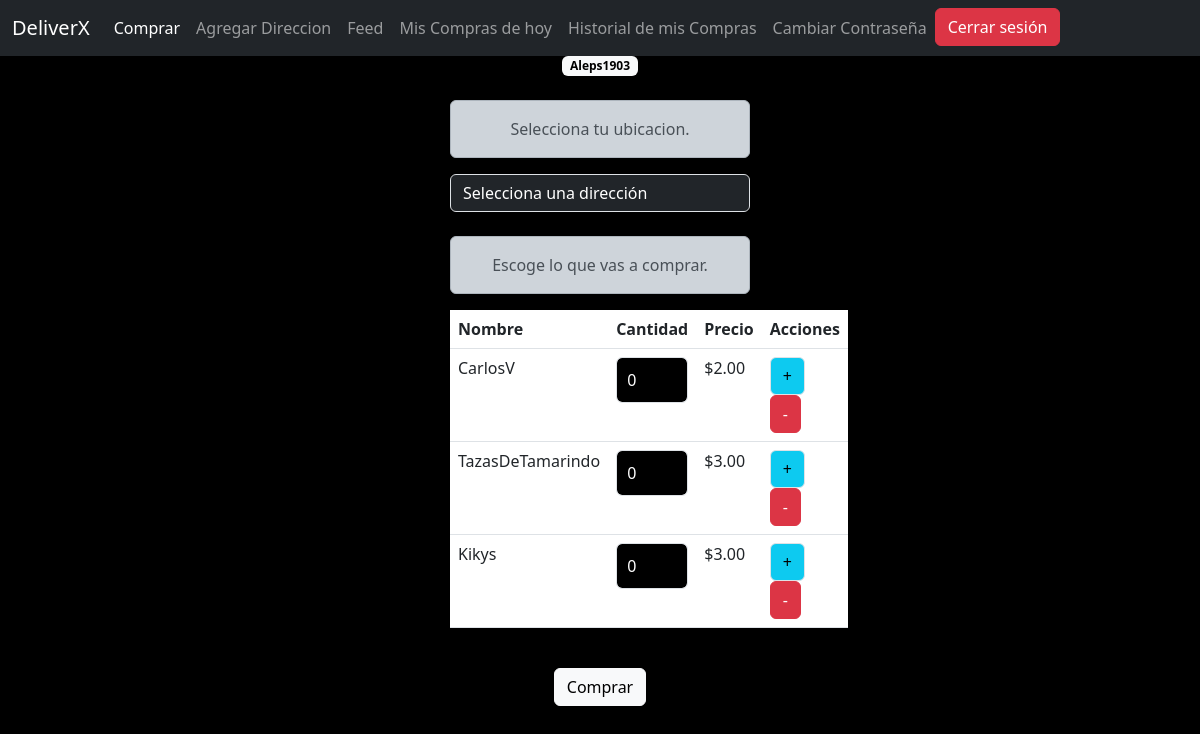
/order.php (signed in), run on the app's committed database.
### tables this page shows
CREATE TABLE `dulces` (
  `id` int(11) NOT NULL,
  `nombre` varchar(255) NOT NULL,
  `precio` decimal(5,2) NOT NULL
);

### order.php (the view, shortened to what this page needs)
<?php include "templates/navbar_usuario.php"?>
<!DOCTYPE html>
<html lang="es">
<head>
</head>
<body style="background-color: black; color: white;" id="contenido">
    <div style="background-color: black; color: white;" class="">
    <form class="web" action="carrito.php" method="post" style="background-color: black; color: white;" class="form-control" onsubmit="return confirm('¿Estás seguro(a) de que deseas realizar la compra?')">
    <div style="background-color: black; color: white;" id="session">
<span class="badge text-bg-light"><?php echo $_SESSION["username"]; ?></span><br>
<br>
</div>
<div  class="alert alert-dark  fade show" role="alert">Selecciona tu ubicacion.
</div>
  <?php
echo '<select class="form-control text-bg-dark" name="direccion" id="direccion" required>';
echo '<option value="">Selecciona una dirección</option>';
echo '</select>';
  ?>
<br>
<div class="alert alert-dark  fade show" role="alert">Escoge lo que vas a comprar.
</div>
<?php
    $conn = mysqli_connect('sql301.epizy.com', 'epiz_33513806', '0NKvTvgI7w', 'epiz_33513806_deliverx');
    $query = "SELECT * FROM dulces";
    $result = mysqli_query($conn, $query);
?>
<table class="table text-white">
  <thead>
    <tr>
      <th>Nombre</th>
      <th>Cantidad</th>
      <th>Precio</th>
      <th>Acciones</th>
    </tr>
  </thead>
  <tbody>
    <?php while($row = mysqli_fetch_assoc($result)){ ?>
      <tr>
        <td><?php echo $row['nombre'] ?></td>
        <td><input readonly style="background-color: black; color: white; padding: 10px;" class="form-control" type="number" id="<?php echo $row['nombre'] ?>" name="<?php echo $row['nombre'] ?>" value="0" min="0" max="10" data-precio="<?php echo $row['precio'] ?>"></td>
        <td>$<?php echo $row['precio'] ?></td>
        <td>
          <button class="btn btn-info border" type="button" onclick="incrementar('<?php echo $row['nombre'] ?>')">+</button>
          <button class="btn btn-danger" type="button" onclick="decrementar('<?php echo $row['nombre'] ?>')">-</button>
        </td>
      </tr>
    <?php } ?>
  </tbody>
</table>
<div>
  <input type="submit"  class="btn btn-light mt-4" value="Comprar" name="comprar">
 </div>
</form>
</body>
</html>

### templates/navbar_usuario.php (style rules this page uses)
div { text-align: center; }

### order.php (style rules this page uses)
@media (min-width: 992px) { div .web { margin: 0 auto; text-align: center; width: 100%; max-width: 300px; @extend .col-md-3; } }

### data on the page
dulces: nombre "CarlosV", precio "2.00"
dulces: nombre "TazasDeTamarindo", precio "3.00"
dulces: nombre "Kikys", precio "3.00"

### other printed values
$_SESSION["username"] "Aleps1903"
